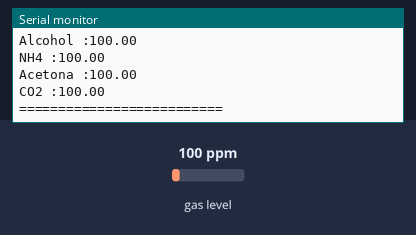
A sketch run on a simulated Arduino Uno, built with avr-gcc and run on an emulated ATmega328P. Parts: the last lines printed to the serial monitor. Inputs (shaded band) come from the test bench; at power-on: gas level 100 ppm.

Above: at 1.2 s.
1.3 s: gas level set to 20 ppm
At 3.0 s:
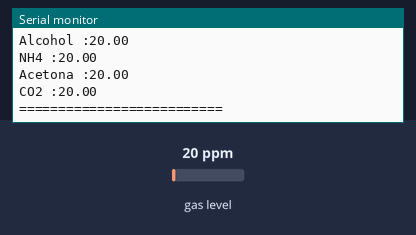
3.4 s: gas level set to 250 ppm
At 4.7 s:
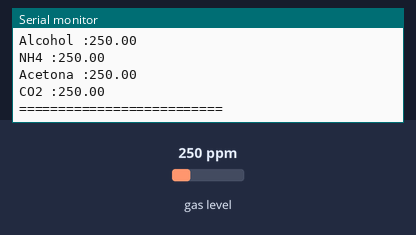
Timing chart, 0 to 6.4 s (numbered marks = the images above; inputs shaded):
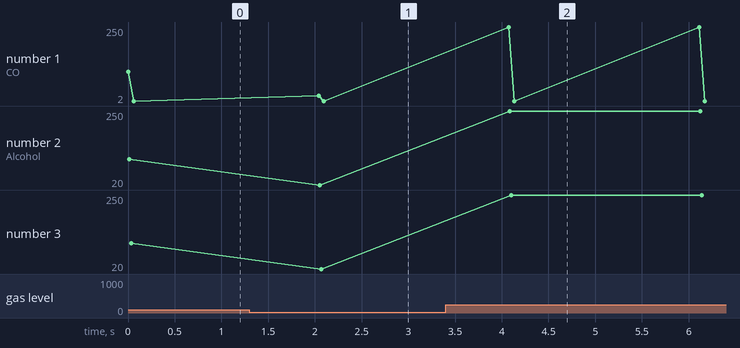

The sketch:

hackssss.ino
```cpp
#include <MQUnifiedsensor.h>

/* Definições da MQ135 */
#define RatioMQ135CleanAir 3.6
#define placa "Arduino UNO"
#define Voltage_Resolution 5
#define pin A0
#define type "MQ-135"
#define ADC_Bit_Resolution 10
#define RatioMQ135CleanAir 3.6

/* Declarando bmp e MQ135 */
MQUnifiedsensor MQ135(placa, Voltage_Resolution, ADC_Bit_Resolution, pin, type);

void setup()
{
  Serial.begin(9600); /* Na velocidade 9600 no Monitor Serial */
  MQ135.setRegressionMethod(1); /* Inicia o MQ135 */
  MQ135.init();

  float calcR0 = 0; /* Formula de calibração do MQ135 */
    for(int i = 1; i<=10; i ++)
    {
      MQ135.update();
      calcR0 += MQ135.calibrate(RatioMQ135CleanAir);
    }
  MQ135.setR0(calcR0/10);
}

void loop(void)
{
  double CO = MQ135.readSensor(); MQ135.setA(605.18); MQ135.setB(-3.937);
  double Alcohol = MQ135.readSensor(); MQ135.setA(77.255); MQ135.setB(-3.18);
  double NH4 = MQ135.readSensor(); MQ135.setA(102.2 ); MQ135.setB(-2.473);
  double Acetona = MQ135.readSensor(); MQ135.setA(34.668); MQ135.setB(-3.369);
  double CO2 = MQ135.readSensor(); MQ135.setA(110.47); MQ135.setB(-2.862);

  Serial.print("CO :");
  Serial.println(CO);
  Serial.print("Alcohol :");
  Serial.println(Alcohol);
  Serial.print("NH4 :");
  Serial.println(NH4);
  Serial.print("Acetona :");
  Serial.println(Acetona);
  Serial.print("CO2 :");
  Serial.println(CO2);
   Serial.println("==========================");

  MQ135.update(); /* Atualiza os dados do MQ135 */
  delay(2000);
}
```

Measured:
- after the input at 1.3 s, the serial monitor: prints a new line after 0.74 s (image 1)
- after the input at 3.4 s, the serial monitor: prints a new line after 0.67 s (image 2)
- plotted number 2: 100 → 20 after the input at 1.3 s, 20 → 250 after the input at 3.4 s
- plotted number 3: 100 → 20 after the input at 1.3 s, 20 → 250 after the input at 3.4 s
